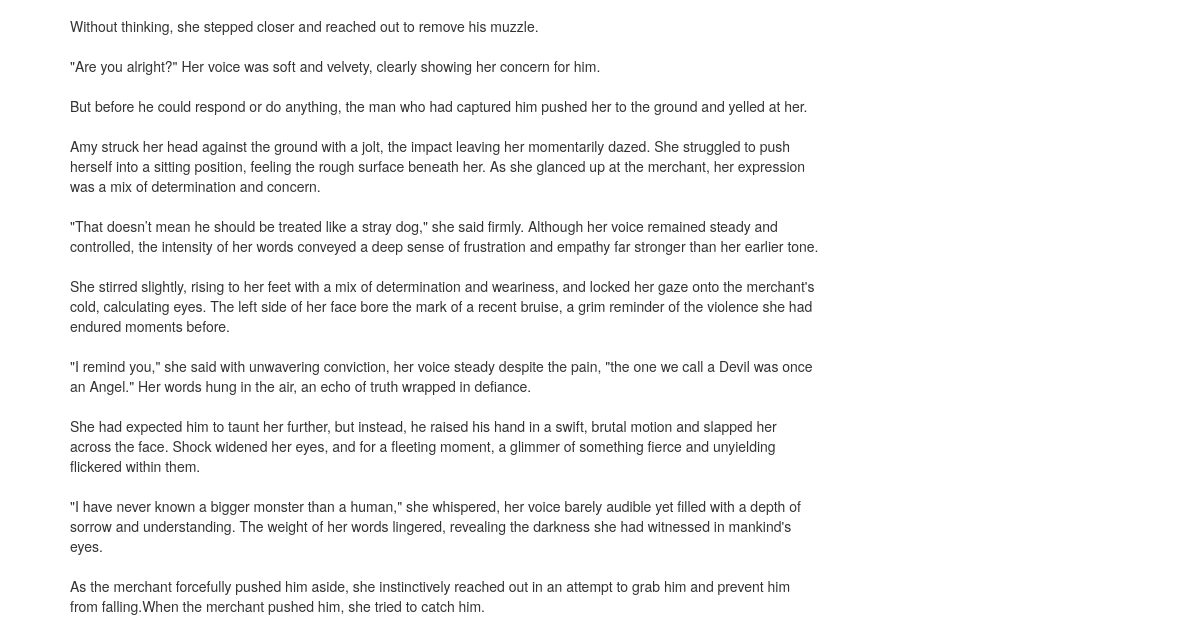
Before: / (lower part) with the older database file.
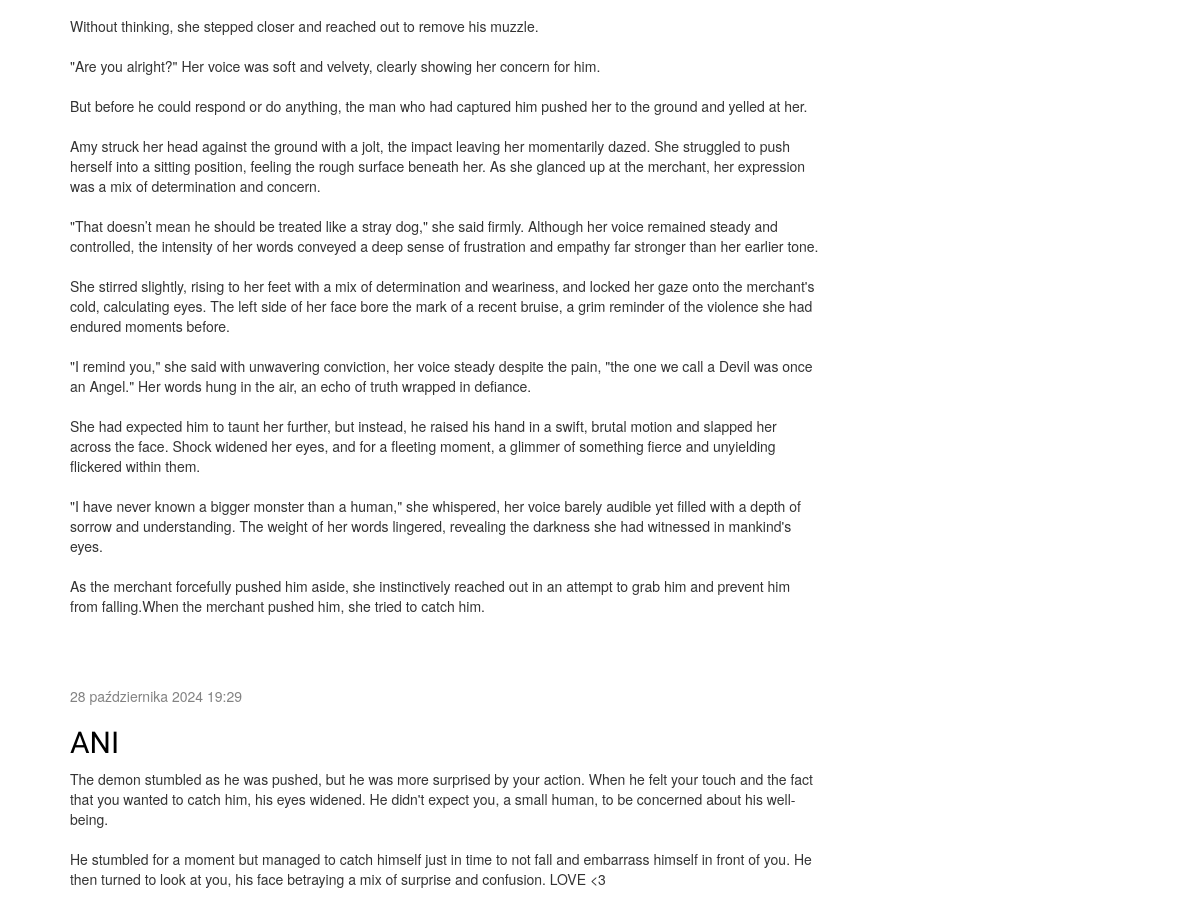
After: the same page with the newer database file.
### blog/models.py (models this page shows, shortened)
class Post(models.Model):
    author = models.ForeignKey(settings.AUTH_USER_MODEL, on_delete=models.CASCADE)
    title = models.CharField(max_length=200)
    text = models.TextField()
    created_date = models.DateTimeField(
            default=timezone.now)
    published_date = models.DateTimeField(
            blank=True, null=True)

### blog/views.py (the view)
# urls.py: path('', views.post_list, name='post_list'),
def post_list(request):
    posts = Post.objects.filter(published_date__lte=timezone.now()).order_by('published_date')
    return render(request, 'blog/post_list.html', {'posts': posts})

### blog/templates/blog/post_list.html
{% extends 'blog/base.html' %}
{% block content %}
    {% for post in posts %}
        <div class="post">
            <div class="date">
                {{ post.published_date }}
            </div>
            <h2><a href="">{{ post.title }}</a></h2>
            <p>{{ post.text|linebreaksbr }}</p>
        </div>
    {% endfor %}
{% endblock %}

### blog/templates/blog/base.html (shortened to what this page needs)
{% load static %}
<html>
    <head>
        <link rel="stylesheet" href="//maxcdn.bootstrapcdn.com/bootstrap/3.2.0/css/bootstrap.min.css">
        <link rel="stylesheet" href="//maxcdn.bootstrapcdn.com/bootstrap/3.2.0/css/bootstrap-theme.min.css">
        <link rel="stylesheet" href="{% static 'css/blog.css' %}">
    </head>
    <body>
        <div class="content container">
            <div class="row">
                <div class="col-md-8">
                    {% block content %}
                    {% endblock %}
                </div>
            </div>
        </div>
    </body>
</html>

### blog/static/css/blog.css (style rules this page uses)
h1 a, h2 a { color: #f93468; font-family: 'Lobster'; }
body { padding-left: 15px; }
.content { margin-left: 40px; }
h1, h2, h3, h4 { font-family: 'Lobster', cursive; }
.date { color: #828282; }
.post { margin-bottom: 70px; }
.post h2 a, .post h1 a:visited { color: #000000; }

Changed rows visible on the page:
added Post: published_date "28 października 2024 19:29", title "ANI", text "The demon stumbled as he was pushed, but he was more surprised by your action. When he felt your touch and the fact that you wanted to catch him, his eyes widened. He didn't expect you, a small human, to be concerned about his well-being. He stumbled for a moment but managed to catch himself just in time to not fall and embarrass himself in front of you. He then turned to look at you, his face betraying a mix of surprise and confusion. LOVE <3"
